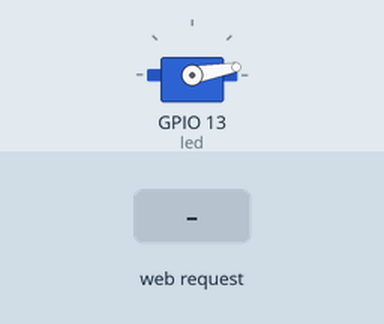
Bench run of a sketch on a simulated ESP32. Parts: servo. The inputs (shaded band) are chosen by the test bench. WiFi joins after 1.5 s; servers stay silent unless stated; what the sketch prints to the serial monitor is not drawn.

Above: at 2.7 s.
2.8 s: HTTP request GET /sentKeyPressToWebServer?button=ON received
At 3.7 s:
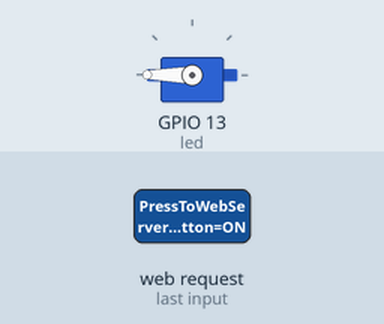
5.8 s: HTTP request GET /sentKeyPressToWebServer?button=OFF received
At 7.2 s:
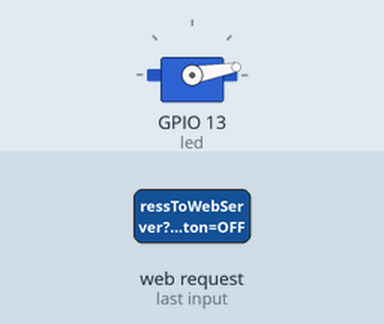
Timing chart, 0 to 8.8 s (numbered marks = the images above; inputs shaded):
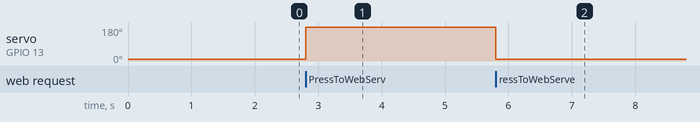

Measured:
- after the input at 2.8 s, servo on GPIO 13 (led): 10° → 180° at once
- after the input at 5.8 s, servo on GPIO 13 (led): 180° → 10° at once

The sketch:

Server.ino
```cpp
#include <WiFi.h>
#include <WiFiClient.h>
#include <WebServer.h>
#include <ESPmDNS.h>
#include <ESP32Servo.h>
#include "homepage.h"
const char* ssid = "VM8828443";
const char* password = "Pf2cskc7memk";
Servo myServo;


WebServer server(80);
const int led = 13;

void handleRoot() {
  String message = homePagePart1 ;


  server.send(200, "text/html", message);
}

void handleNotFound() {
  digitalWrite(led, 1);
  String message = "File Not Found\n\n";
  message += "URI: ";
  message += server.uri();
  message += "\nMethod: ";
  message += (server.method() == HTTP_GET) ? "GET" : "POST";
  message += "\nArguments: ";
  message += server.args();
  message += "\n";
  for (uint8_t i = 0; i < server.args(); i++) {
    message += " " + server.argName(i) + ": " + server.arg(i) + "\n";
  }
  server.send(404, "text/plain", message);
  digitalWrite(led, 0);
}

void handleKeyPress(){//used to turn on and off the servo motor
  String receivedData="You Pressed: "+server.arg("button");
  Serial.println(receivedData);
  if(server.arg("button")=="ON")
  {
    myServo.write(180);
  }
  else if(server.arg("button")=="OFF")
  {
    myServo.write(10);
  }
  server.send(200);
}

void setup(void) {
  pinMode(led, OUTPUT);
  digitalWrite(led, 0);
  Serial.begin(115200);
  WiFi.mode(WIFI_STA);
  WiFi.begin(ssid, password);
  Serial.println("");
  myServo.attach(13);
  myServo.write(10);

  // Wait for connection
  while (WiFi.status() != WL_CONNECTED) {
    delay(500);
    Serial.print(".");
  }
  Serial.println("");
  Serial.print("Connected to ");
  Serial.println(ssid);
  Serial.print("IP address: ");
  Serial.println(WiFi.localIP());

  if (MDNS.begin("esp32")) {
    Serial.println("MDNS responder started");
  }

  server.on("/", handleRoot);
  server.on("/sentKeyPressToWebServer",handleKeyPress);
  server.on("/inline", []() {
    server.send(200, "text/plain", "this works as well");
  });

  server.onNotFound(handleNotFound);

  server.begin();
  Serial.println("HTTP server started");
}

void loop(void) {
  server.handleClient();
  delay(2);//allow the cpu to switch to other tasks
}
```

homepage.h
```cpp
// To create literal strings stored in flash memory enclose your HTML code between
// F(R"=====( HTML code here )=====");
// If you have 1 reading then you probably have 2 literal strings
// If you have 2 readings then you probably have 3 literal strings etc.

String homePagePart1 = F(R"=====(
  <!DOCTYPE html>
<html lang="en">
<head>
    <title>Video</title>
    <link rel="stylesheet"href="style.css"><!--External CSS-->
    <!--Internal CSS-->
    <style>

    </style>
</head>

<body>
    <div id="VideoMain">
        <iframe width="560" height ="315" src="http://192.168.0.67:81/stream" frameborder="0" alt="camera video stream"allowfullscreen></iframe>
    </div>
    <div class="buttons">
        <h2>Water gun</h2>
        <button class="myButton" onclick="fetch('/sentKeyPressToWebServer?button=ON')">on</button>
        <button class="myButton" onclick="fetch('/sentKeyPressToWebServer?button=OFF')">off</button>
    </div>


</body>
</html>
)=====");
```
